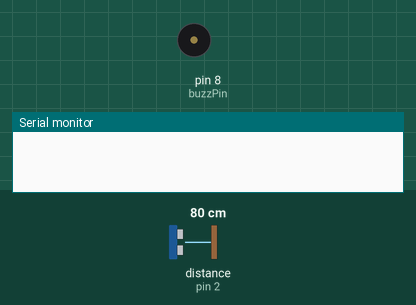
Recording of a sketch running on a simulated Arduino Uno, built with avr-gcc and run on an emulated ATmega328P. Parts: buzzer (waves = sounding), the last lines printed to the serial monitor. Wiring (inferred from the names in the program): ultrasonic range finder: trigger pin 3; echo pin 2. The inputs (shaded band) are chosen by the test bench; at power-on: distance to the obstacle (sensor on pin 2) 80 cm. The echo pulse lasts 58.3 µs per cm.

Above: at 1.2 s.
1.3 s: distance to the obstacle (sensor on pin 2) set to 7 cm
2.8 s: distance to the obstacle (sensor on pin 2) set to 4 cm
At 3.2 s:
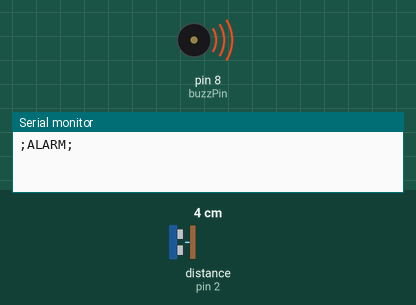
Timing chart, 0 to 11.8 s (numbered marks = the images above; inputs shaded):
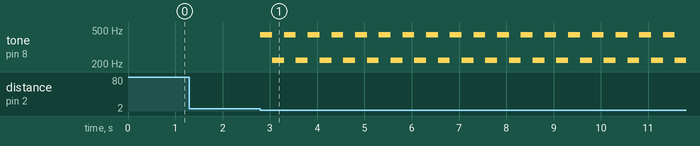

Measured:
- the behaviour switches between 6 and 5 cm on distance to the obstacle (sensor on pin 2) (found by bisection; images 0 and 1)
- after the input at 1.3 s, every drawn part: stays the same
- after the input at 2.8 s, tone on pin 8 (buzzPin): alternates 440 Hz for 0.25 s and 220 Hz for 0.25 s, starting at once

The sketch:

bluetooth_distance.ino
```cpp
#define echoPin 2 // Echo Pin
#define trigPin 3 // Trigger Pin
#define buzzPin 8 // Buzzer Pin

long duration, distance; // Duration used to calculate distance
char data = 0;            //Variable for storing received data
int messageSend = 0;
int alarm = 0;

void setup() {
  pinMode(trigPin, OUTPUT);
  pinMode(echoPin, INPUT);
  pinMode(buzzPin, OUTPUT);

  Serial.begin(9600);
}

void loop() {

  digitalWrite(trigPin, LOW);
  delayMicroseconds(2);

  digitalWrite(trigPin, HIGH);
  delayMicroseconds(10);

  digitalWrite(trigPin, LOW);
  duration = pulseIn(echoPin, HIGH);

  //Calculate the distance (in cm) based on the speed of sound.
  distance = duration/58.2;

    if (distance < 5 && distance > 0 ) {
      alarm = 1;
    }

    if (alarm == 1) {
      if (messageSend == 0) {
        Serial.print(";ALARM;");
        messageSend = 1;
      }
      tone(8, 440, 250);
      delay(250);
      tone(8, 220, 250);
      delay(250);
    }

   if(Serial.available() > 0) {
      String income = Serial.readString();
      if (income == "STOP") {
        alarm = 0;
        messageSend = 0;
        delay(500);
      } else if (income == "OPEN") {
        messageSend = 0;
      }
   }

}
```
